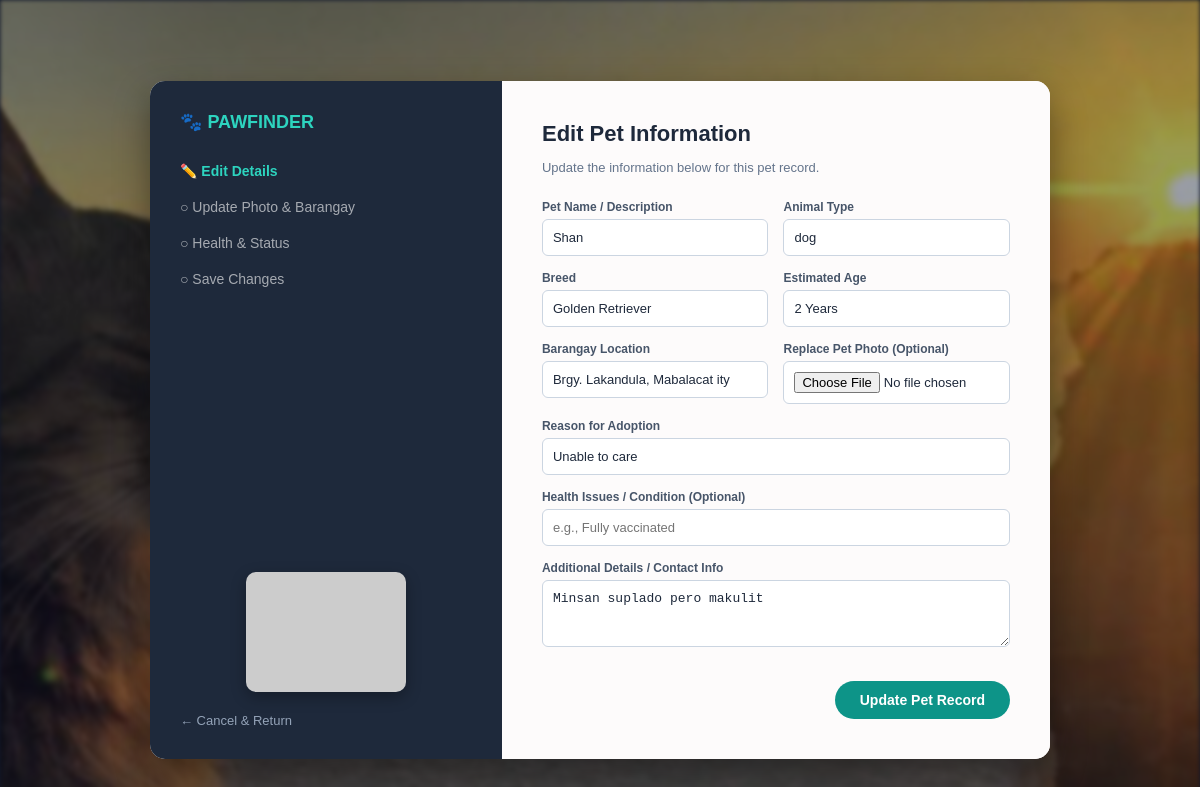
Page /edit_pet.php?id=1 on the committed database.
### tables this page shows
CREATE TABLE `pets` (
  `id` int(11) NOT NULL,
  `pet_name` varchar(100) NOT NULL,
  `pet_species` varchar(50) NOT NULL,
  `breed` varchar(100) NOT NULL,
  `age` varchar(50) NOT NULL,
  `barangay` varchar(100) NOT NULL,
  `pet_photo` varchar(255) NOT NULL,
  `adoption_reason` text NOT NULL,
  `health_issues` text DEFAULT NULL,
  `pet_details` text DEFAULT NULL,
  `created_at` timestamp NOT NULL DEFAULT current_timestamp()
);

### edit_pet.php (the view, shortened to what this page needs)
<?php
include 'config.php';
$pet_id = intval($_GET['id']);
$stmt = $conn->prepare("SELECT * FROM pets WHERE id = ?");
$stmt->bind_param("i", $pet_id);
$stmt->execute();
$result = $stmt->get_result();
$pet = $result->fetch_assoc();
?>
<!DOCTYPE html>
<html lang="en">
<head>
    <link rel="stylesheet" href="css/edit.css">
</head>
<body>
<div class="register-card">
    <div class="sidebar-left">
        <div>
            <div class="brand-logo">🐾 PAWFINDER</div>
            <ul class="step-list">
                <li class="step-item active">✏️ Edit Details</li>
                <li class="step-item">○ Update Photo & Barangay</li>
                <li class="step-item">○ Health & Status</li>
                <li class="step-item">○ Save Changes</li>
            </ul>
        </div>
        <div>
            <div class="sidebar-img-container">
                <img src="<?php echo htmlspecialchars($pet['pet_photo']); ?>" alt="Pet Photo" style="width: 100%; height: 120px; object-fit: cover;" onerror="this.src='https://placehold.co/160x120/1e293b/2dd4bf?text=Current+Photo'">
            </div>
            <div class="back-to-login">
                <a href="admin.php">← Cancel & Return</a>
            </div>
        </div>
    </div>
    <div class="form-right">
        <h2>Edit Pet Information</h2>
        <p>Update the information below for this pet record.</p>
        <form action="update_pet_process.php" method="POST" enctype="multipart/form-data">
            <div class="row">
                <div class="col">
                    <div class="form-group">
                        <label>Pet Name / Description</label>
                        <input type="text" name="pet_name" value="<?php echo htmlspecialchars($pet['pet_name']); ?>" placeholder="e.g., Buddy / White Cat" required>
                    </div>
                </div>
                <div class="col">
                    <div class="form-group">
                        <label>Animal Type</label>
                        <input type="text" name="pet_species" value="<?php echo htmlspecialchars($pet['pet_species']); ?>" placeholder="e.g., Dog, Cat, Bird" required>
                    </div>
                </div>
            </div>
            <div class="row">
                <div class="col">
                    <div class="form-group">
                        <label>Breed</label>
                        <input type="text" name="breed" value="<?php echo htmlspecialchars($pet['breed']); ?>" placeholder="e.g., Aspin, Shih Tzu" required>
                    </div>
                </div>
                <div class="col">
                    <div class="form-group">
                        <label>Estimated Age</label>
                        <input type="text" name="age" value="<?php echo htmlspecialchars($pet['age']); ?>" placeholder="e.g., 2 Years" required>
                    </div>
                </div>
            </div>
            <div class="row">
                <div class="col">
                    <div class="form-group">
                        <label>Barangay Location</label>
                        <input type="text" name="barangay" value="<?php echo htmlspecialchars($pet['barangay']); ?>" placeholder="e.g., Brgy. Dau" required>
                    </div>
                </div>
                <div class="col">
                    <div class="form-group">
                        <label>Replace Pet Photo (Optional)</label>
                        <input type="file" name="pet_photo" accept="image/*">
                    </div>
                </div>
            </div>
            <div class="form-group">
                <label>Reason for Adoption</label>
                <input type="text" name="adoption_reason" value="<?php echo htmlspecialchars($pet['adoption_reason']); ?>" placeholder="e.g., Relocating" required>
            </div>
            <div class="form-group">
                <label>Health Issues / Condition (Optional)</label>
                <input type="text" name="health_issues" value="<?php echo htmlspecialchars($pet['health_issues']); ?>" placeholder="e.g., Fully vaccinated">
            </div>
            <div class="form-group">
                <label>Additional Details / Contact Info</label>
                <textarea name="pet_details" rows="3" placeholder="Write any additional details..."><?php echo htmlspecialchars($pet['pet_details']); ?></textarea>
            </div>
            <button type="submit" class="btn-submit">Update Pet Record</button>
        </form>
    </div>
</div>
</body>
</html>

### css/edit.css (style rules this page uses)
body { font-family: Arial, sans-serif; margin: 0; padding: 20px; display: flex; justify-content: center; align-items: center; min-height: 100vh; position: relative; background-color: #0f172a; }
body::before { content: ""; position: fixed; top: 0; left: 0; width: 100%; height: 100%; background: linear-gradient(rgba(15, 23, 42, 0.4), rgba(15, 23, 42, 0.5)), url('image/animal5.jpg') no-repeat center center fixed; background-size: cover; filter: blur(2px); z-index: -1; }
.register-card { display: flex; width: 100%; max-width: 900px; background-color: #ffffff; border-radius: 15px; overflow: hidden; box-shadow: 0px 15px 35px rgba(0, 0, 0, 0.4); }
.sidebar-left { width: 35%; background-color: #1e293b; color: #ffffff; padding: 30px; display: flex; flex-direction: column; justify-content: space-between; }
.brand-logo { font-size: 18px; font-weight: bold; margin-bottom: 30px; color: #2dd4bf; }
.step-list { list-style: none; padding: 0; margin: 0; }
.step-item { margin-bottom: 20px; font-size: 14px; opacity: 0.6; }
.step-item.active { opacity: 1; font-weight: bold; color: #2dd4bf; }
.sidebar-img-container { text-align: center; margin: 15px 0; }
.sidebar-img-container img { width: 100%; max-width: 160px; height: 120px; border-radius: 10px; object-fit: cover; box-shadow: 0px 5px 15px rgba(0, 0, 0, 0.3); }
.back-to-login { margin-top: 10px; }
.back-to-login a { color: #94a3b8; text-decoration: none; font-size: 13px; transition: color 0.2s; }
.form-right { width: 65%; padding: 40px; background-color: #fdfbfb; box-sizing: border-box; max-height: 90vh; overflow-y: auto; }
.form-right h2 { margin-top: 0; color: #1e293b; font-size: 22px; margin-bottom: 5px; }
.form-right p { color: #64748b; font-size: 13px; margin-bottom: 25px; }
.form-group { margin-bottom: 15px; }
.row { display: flex; gap: 15px; }
.col { flex: 1; }
label { display: block; margin-bottom: 5px; font-weight: bold; color: #475569; font-size: 12px; }
input[type="text"], input[type="file"], textarea { width: 100%; padding: 10px; border: 1px solid #cbd5e1; border-radius: 6px; box-sizing: border-box; font-size: 13px; background-color: #fff; color: #1e293b; }
.btn-submit { background-color: #0d9488; color: white; padding: 11px 25px; border: none; border-radius: 20px; font-size: 14px; cursor: pointer; font-weight: bold; float: right; margin-top: 15px; transition: background 0.2s; }

### rows in the picture
pets: pet_name "Shan", pet_species "dog", breed "Golden Retriever", age "2 Years", barangay "Brgy. Lakandula, Mabalacat ity", adoption_reason "Unable to care", pet_details "Minsan suplado pero makulit"
